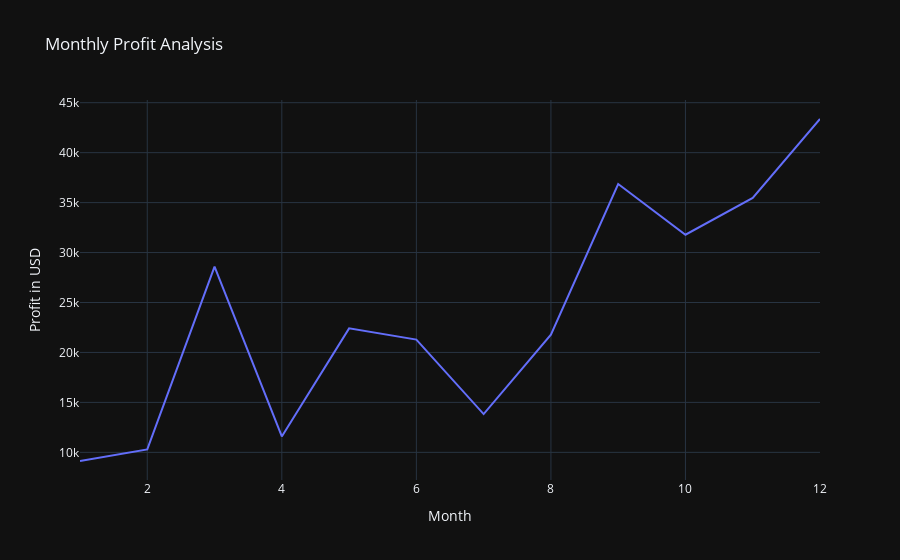

Notebook cell for this chart:
### Code cell
# Monthly profit analysis
monthly_profit = df.groupby('Order_Month')['Profit'].sum().reset_index()
print(monthly_profit)
# let's create a figure of Monthly profit analysis
fig = px.line(monthly_profit, 
            x='Order_Month', 
            y='Profit', 
            title='Monthly Profit Analysis', 
            labels={'Profit':'Profit in USD', 'Order_Month':'Month'} )
fig.show()

# save this figure in jypiter notebook for when we export the notebook to html it will be saved 
# pio.write_image(fig, file='monthly_profit_line.png')
from IPython.display import Image , display
display(Image(filename='monthly_profit_line.png'))

### Figure 1 — Plotly figure (JSON) as saved in the notebook; plotly's stock layout.template omitted (floating-point values rounded to 4 significant figures)
{"data": [{"hovertemplate": "Month=%{x}<br>Profit in USD=%{y}<extra></extra>", "legendgroup": "", "line": {"color": "#636efa", "dash": "solid"}, "marker": {"symbol": "circle"}, "mode": "lines", "name": "", "orientation": "v", "showlegend": false, "type": "scatter", "x": [1, 2, 3, 4, 5, 6, 7, 8, 9, 10, 11, 12], "xaxis": "x", "y": [9134.0, 10290.0, 28590.0, 11590.0, 22410.0, 21290.0, 13830.0, 21780.0, 36860.0, 31780.0, 35470.0, 43370.0], "yaxis": "y"}], "layout": {"legend": {"tracegroupgap": 0}, "title": {"text": "Monthly Profit Analysis"}, "xaxis": {"anchor": "y", "domain": [0, 1], "title": {"text": "Month"}}, "yaxis": {"anchor": "x", "domain": [0, 1], "title": {"text": "Profit in USD"}}}}
